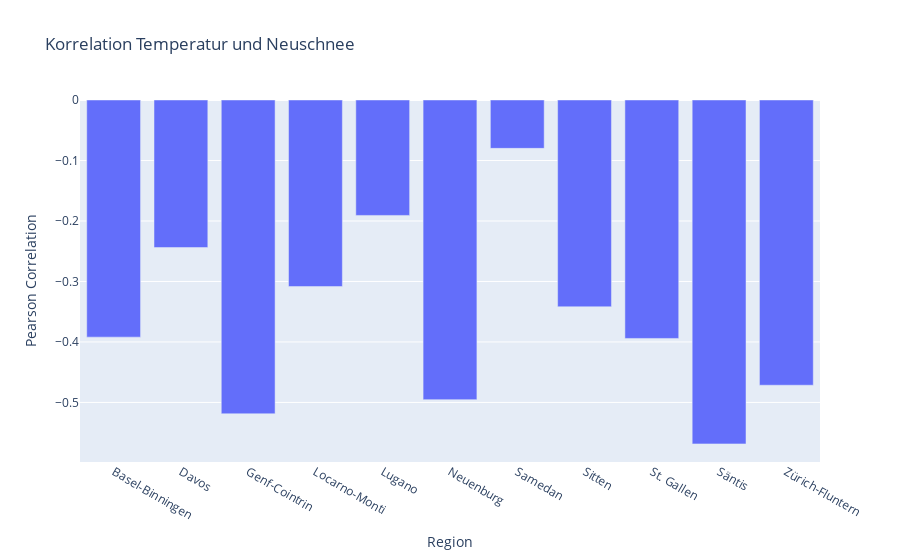

Here is the notebook cell this chart was saved with:
### Markdown cell above
Mit Hilfe der Pearsoncorrelation lässt sich auch zeigen, dass die der Neuschnee und die Jahrestemperatur sehr stark invers korrelieren. Desto näher der Wert bei 1 (-1) sieht, desto stärker (invers) korrelieren zwei Datensätze miteinander.

### Code cell
df_jahresniederschlag = pd.read_csv('Jahrestemperatur.csv')
df_neuschnee = pd.read_csv('Neuschnee.csv')
corr_regen_schnee = calculate_corr(df_jahresniederschlag, df_neuschnee)
fig = px.bar(corr_regen_schnee, x='Region', y='Pearson Correlation', title='Korrelation Temperatur und Neuschnee')
fig.show()

### Figure 1 — Plotly figure (JSON) as saved in the notebook; plotly's stock layout.template omitted (floating-point values rounded to 4 significant figures)
{"data": [{"alignmentgroup": "True", "hovertemplate": "Region=%{x}<br>Pearson Correlation=%{y}<extra></extra>", "legendgroup": "", "marker": {"color": "#636efa"}, "name": "", "offsetgroup": "", "orientation": "v", "showlegend": false, "textposition": "auto", "type": "bar", "x": ["Basel-Binningen", "Davos", "Genf-Cointrin", "Locarno-Monti", "Lugano", "Neuenburg", "Samedan", "Sitten", "St. Gallen", "Säntis", "Zürich-Fluntern"], "xaxis": "x", "y": [-0.392, -0.2439, -0.5187, -0.3084, -0.1908, -0.4954, -0.07994, -0.3418, -0.3942, -0.5685, -0.4715], "yaxis": "y"}], "layout": {"barmode": "relative", "legend": {"tracegroupgap": 0}, "title": {"text": "Korrelation Temperatur und Neuschnee"}, "xaxis": {"anchor": "y", "domain": [0, 1], "title": {"text": "Region"}}, "yaxis": {"anchor": "x", "domain": [0, 1], "title": {"text": "Pearson Correlation"}}}}
